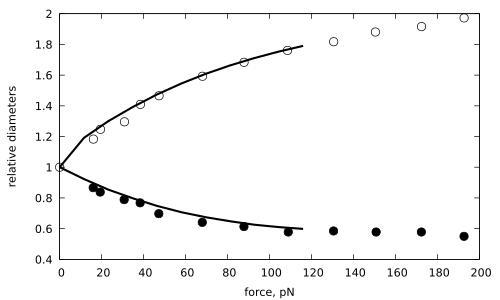

The gnuplot source for this figure:
o = "best"
set term pdf mono
set output o . ".pdf"
print "write: " . o . ".pdf"

set xlabel "force, pN"
set ylabel "relative diameters"

a = "~/D/str/5%/2562/rbc/kb0.000/e"

s = 580

set key left
plot [0:] \
     "up.txt" w p ps 1 pt 6 t "", \
     "do.txt" w p ps 1 pt 7 t "", \
     a  u ($1*s):2 w l lw 3 lt 1 t "", \
     a  u ($1*s):4 w l lw 3 lt 1 t ""
